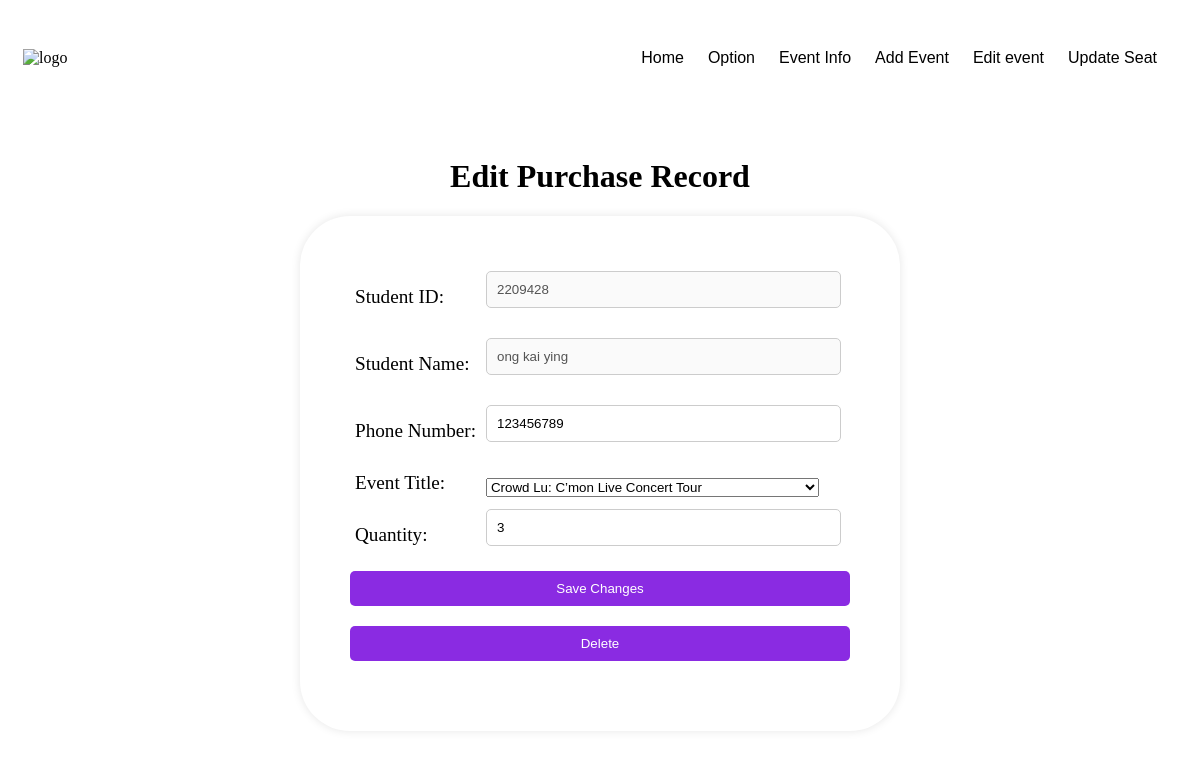
/editticket.php?id=12, run on the app's committed database.
### tables this page shows
CREATE TABLE `ticket` (
  `ticket_id` int(11) NOT NULL,
  `student_name` varchar(50) NOT NULL,
  `student_id` int(20) NOT NULL,
  `course` varchar(50) NOT NULL,
  `class` varchar(10) NOT NULL,
  `phone_num` int(10) NOT NULL,
  `events` varchar(100) NOT NULL,
  `qty` int(1) NOT NULL
);

### editticket.php (the view, shortened to what this page needs)
<?php
$db = mysqli_connect(HOST, USER, PASSWORD, NAME);
$id = $_GET['id'];
$sql = "SELECT student_name, student_id, phone_num, events AS event_name, qty
          FROM ticket
          WHERE ticket_id = '$id'";
$result = mysqli_query($db, $sql);
$row = mysqli_fetch_assoc($result);
$event_name = $row['event_name'];
$qty = $row['qty'];
$name = $row['student_name'];
$student_id = $row['student_id'];
$phone = $row['phone_num'];
$sql = "SELECT event_title FROM event";
$result = mysqli_query($db, $sql);
$options = "";
while ($row = mysqli_fetch_assoc($result)) {
    if ($row['event_title'] == $event_name) {
        $options .= "<option value=\"" . $row['event_title'] . "\" selected>" . $row['event_title'] . "</option>";
    } else {
        $options .= "<option value=\"" . $row['event_title'] . "\">" . $row['event_title'] . "</option>";
    }
}
?>
<!DOCTYPE html>
<html>
<head>
	<link rel="stylesheet" href="editticket.css">
</head>
<body>
	<?php include('header1.php'); ?>
	<div id="formLayout">
		<div id="form-container">
			<h1>Edit Purchase Record</h1>
			<form action="editticket.php?id=<?php echo $id; ?>"
				method="POST">
				<table cellspacing="0" cellpadding="5">
					<tr>
						<td> <label for="student id">Student ID:</label></td>
						<td><input type="text" name="student id" id="student id"
								value="<?php echo $student_id; ?>"
								disabled /></td>
					</tr>
					<tr>
						<td><label for="name">Student Name:</label></td>
						<td> <input type="text" name="name" id="name"
								value="<?php echo $name; ?>"
								disabled /></td>
					</tr>
					<tr>
						<td><label for="num">Phone Number:</label></td>
						<td><input type="text" name="num" id="num"
								value="<?php echo $phone; ?>" /></td>
					</tr>
					<tr>
						<td><label for="event">Event Title:</label></td>
						<td><select name="event" id="event">
								<?php echo $options; ?>
							</select></td>
					</tr>
					<tr>
						<td><label for="qty">Quantity:</label></td>
						<td><input type="number" name="qty" id="qty" min="1" max="8"
								value="<?php echo $qty; ?>"
								required /></td>
					</tr>
				</table>
				<input type="submit" name="save_changes" value="Save Changes">
				<input type="submit" name="delete" value="Delete"
					onclick="return confirm('Are you sure you want to delete this purchase record?')">
			</form>
		</div>
	</div>
</body>
</html>

### editticket.css (style rules this page uses)
body { background-position: center; }
form { max-width: 500px; margin: 0 auto; background-color: #fff; border-radius: 50px; padding: 50px; box-shadow: 0px 0px 10px rgba(0, 0, 0, 0.1); font-size: larger; }
h1 { font-family: "Times New Roman", Times, serif; margin-top: 150px; text-align: center; margin-top: 50px; }
label { display: block; margin-bottom: 5px; }
input,input[type="select"] { width: 100%; padding: 10px; border-radius: 5px; border: 1px solid #ccc; margin-bottom: 20px; }
input[type="submit"] { background-color: blueviolet; color: #fff; padding: 10px 20px; border: none; border-radius: 5px; cursor: pointer; transition: background-color 0.3s ease; }

### data on the page
ticket: student "2209428", name "ong kai ying", num "123456789", qty "3"

### other printed values
form field event "Crowd Lu: C’mon Live Concert Tour"
